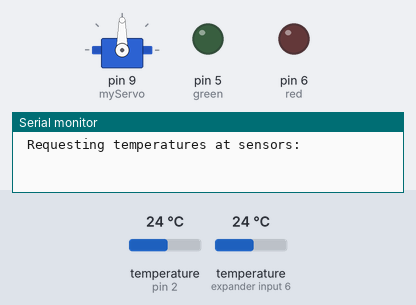
The sketch below on a simulated Arduino Uno, built with avr-gcc and run on an emulated ATmega328P. Parts: servo, output pins drawn as LEDs (lit = HIGH), the last lines printed to the serial monitor. The test bench sets the inputs (shaded band); at power-on: temperature (sensors on pin 2, expander input 6) 24 °C.

Above: at 0.1 s.
At 0.9 s:
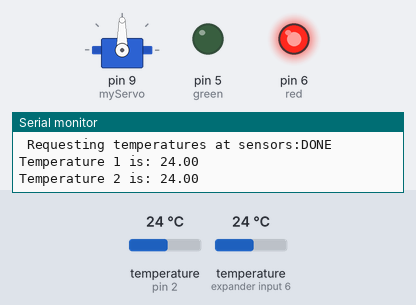
Timing chart, 0 to 2.4 s (numbered marks = the images above):
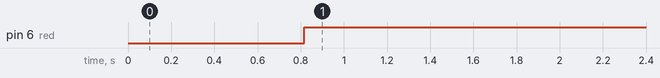

Measured:
- by itself, pin 6 (red): LOW → HIGH at 0.82 s

The sketch:

Temperature.ino
```cpp
#include <OneWire.h>
#include <Servo.h>
#include <DallasTemperature.h>

// Data wire is plugged into pin 2 and pin 3 on the Arduino
// Both wires are plugged into same row on the breadboard, and
// the row is connected by resistor to the power column
#define ONE_WIRE_BUS 2
#define TWO_WIRE_BUS 3

// Setup a oneWire instance to communicate with any OneWire devices.
OneWire oneWire(ONE_WIRE_BUS);

// Pass our oneWire reference to Dallas Temperature.
DallasTemperature sensors(&oneWire);

// Initializing the global variables for the setup and loop functions
Servo myServo;
int green=5;
int red=6;
int SENSOR1=0;
int SENSOR2=0;
int angle = 0;

void setup(void)
{
 // start serial port
 Serial.begin(9600);
 // Start up the library
 sensors.begin();

 pinMode(red,OUTPUT);
 pinMode(green,OUTPUT);
 myServo.attach(9); // Servo is attached  to pin 9 of Arduino
}
void loop(void)
{
 // call sensors.requestTemperatures() to issue a global temperature
 // request to all devices on the bus
/********************************************************************/
 Serial.print(" Requesting temperatures at sensors:");
 sensors.requestTemperatures(); // Send the command to get temperature readings
 Serial.println("DONE");
/********************************************************************/
 Serial.print("Temperature 1 is: ");
 Serial.println(sensors.getTempCByIndex(0));
 Serial.print("Temperature 2 is: ");
 Serial.println(sensors.getTempCByIndex(1));

// The sensors read the the temperature and assign the values
// into SENSOR1 and SENSOR2
 int SENSOR1 = sensors.getTempCByIndex(0);
 int SENSOR2 = sensors.getTempCByIndex(1);

// If both sensors read temperature over 28, the servo motor will
// turn to indicate the valve can be turned on
if ((SENSOR1 > 28) && (SENSOR2 > 28))
{
  digitalWrite(green, HIGH);
  digitalWrite(red, LOW);
  myServo.write(0);
}
else
{
  digitalWrite(red, HIGH);
  digitalWrite(green, LOW);
  myServo.write(90);
}

   delay(1000);
}
```
